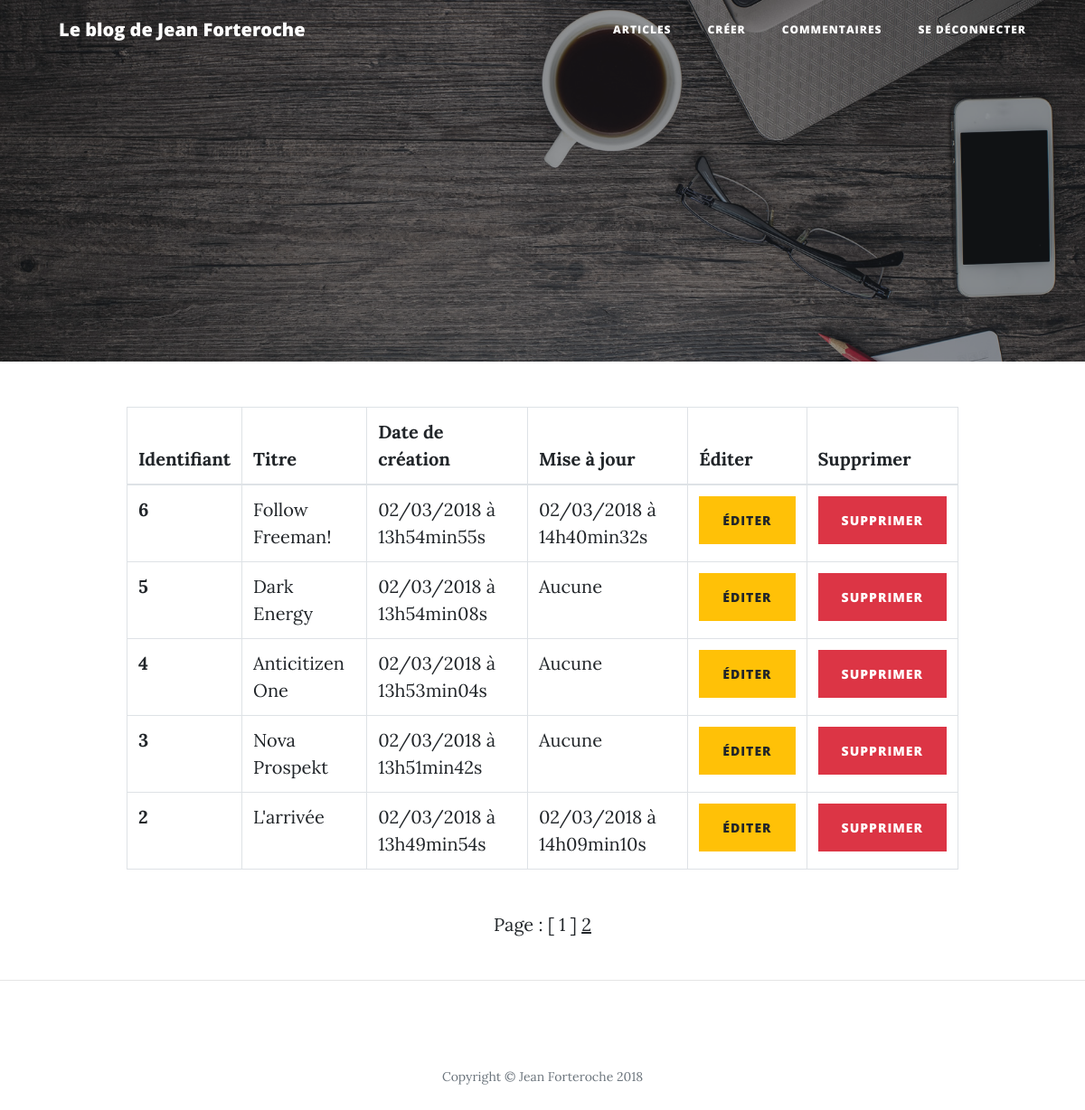
Screenshot of /admin.php?action=admin (signed in) with the database file from the repository.
### tables this page shows
CREATE TABLE IF NOT EXISTS `chapters` (
  `id` int(11) NOT NULL AUTO_INCREMENT,
  `title` varchar(255) NOT NULL,
  `content` text NOT NULL,
  `creation_date` datetime NOT NULL,
  `edit_date` datetime DEFAULT NULL,
  PRIMARY KEY (`id`)
);

### model/dbManager.php (called while the page is built)
<?php
class Manager {
	protected function dbConnect()
	{
		try
		{
			$db = new PDO('mysql:host=localhost;dbname=project_8;charset=utf8', 'root', '', array(PDO::ATTR_ERRMODE => PDO::ERRMODE_EXCEPTION));
			return $db;
		}
		catch(Exception $e)
		{
		    die('Erreur : '.$e->getMessage());
		}
	}
}

### model/backend/UserModel.php (called while the page is built, shortened)
<?php
require_once(__DIR__ . "/../dbManager.php");
class USER extends Manager
{
	public function is_loggedin()
	{
		if(isset($_SESSION['user_session']))
		{
			return true;
		}
	}
}

### model/backend/CrudModel.php (called while the page is built, shortened)
<?php
class Crud extends Manager
{
	private $_db;
	public function __construct()
	{
		$this->_db = $this->dbConnect();
    }
	public function readChapters($firstEntry, $chaptersPerPage)
	{
		$allChapters = $this->_db->prepare('SELECT id, title, content, DATE_FORMAT(creation_date, \'%d/%m/%Y à %Hh%imin%ss\') AS creation_date_fr, DATE_FORMAT(edit_date, \'%d/%m/%Y à %Hh%imin%ss\') AS edit_date_fr FROM chapters ORDER BY creation_date_fr DESC LIMIT '.$firstEntry.', '.$chaptersPerPage.'');
		$allChapters->execute(array($firstEntry, $chaptersPerPage));
		return $allChapters;
	}
	public function getallchapters()
	{
        $total_return= $this->_db->query('SELECT COUNT(*) AS total FROM chapters');
        $total_data= $total_return->fetch(PDO::FETCH_ASSOC);
        $total=$total_data['total'];
        return $total;
	}
}

### view/backend/articlesManagement.php (the view, shortened to what this page needs)
    <div class="container">
      <div class="row">
        <div class="col-lg-10 col-md-10 mx-auto">
          <?php
          if ($req->rowCount() == 0) {?>
            <p style="text-align: center;">Il n'y a pas d'articles à modérer pour le moment</p>
          <?php
          }
          else
          { ?>
        <div class="table-responsive">
          <table class="table table-bordered">
            <thead>
              <tr>
                <th scope="col">Identifiant</th>
                <th scope="col">Titre</th>
                <th scope="col">Date de création</th>
                <th scope="col">Mise à jour</th>
                <th scope="col">Éditer</th>
                <th scope="col">Supprimer</th>
              </tr>
            </thead>
            <tbody>
                <?php
                while ($data = $req->fetch(PDO::FETCH_ASSOC))
                {
                ?>
                <tr>
                    <th scope="row"><?= $data['id']; ?></th>
                    <td><?= $data['title']; ?></td>
                    <td><?= $data['creation_date_fr']; ?></td>
                    <td><?php if ($data['edit_date_fr'] == NULL)
                      {
                          echo "Aucune";
                      }
                      else{
                          echo $data['edit_date_fr'];
                      }?>
                    </td>
                    <td><a class="btn btn-warning" href="admin.php?action=update&amp;id=<?= $data['id'];?>">Éditer</a></td>
                    <td>
                      <button type="button" class="btn btn-danger"  onclick="delpost('<?= $data['id'];?>');">Supprimer</button>
                    </td>
                </tr>
                <?php
                }
                ?>
            </tbody>
          </table>
        </div>
            <?php
            echo '<p style="text-align: center;">Page : ';
            for($i=1; $i<=$numberOfPages; $i++)
            {
                 if($i==$currentPage)
                 {
                     echo ' [ '.$i.' ] ';
                 }
                 else
                 {
                      echo ' <a href="admin.php?action=admin&amp;page='.$i.'">'.$i.'</a> ';
                 }
            }
            echo '</p>';
            }
            ?>
        </div>
      </div>
    </div>
<hr>
<?php require('template.php'); ?>

### rows the page displays
chapters: id "6", title "Follow Freeman!", creation_date_fr "02/03/2018 à 13h54min55s", edit_date_fr "02/03/2018 à 14h40min32s"
chapters: id "5", title "Dark Energy", creation_date_fr "02/03/2018 à 13h54min08s", shows "Aucune"
chapters: id "4", title "Anticitizen One", creation_date_fr "02/03/2018 à 13h53min04s", shows "Aucune"
chapters: id "3", title "Nova Prospekt", creation_date_fr "02/03/2018 à 13h51min42s", shows "Aucune"
chapters: id "2", title "L'arrivée", creation_date_fr "02/03/2018 à 13h49min54s", edit_date_fr "02/03/2018 à 14h09min10s"
